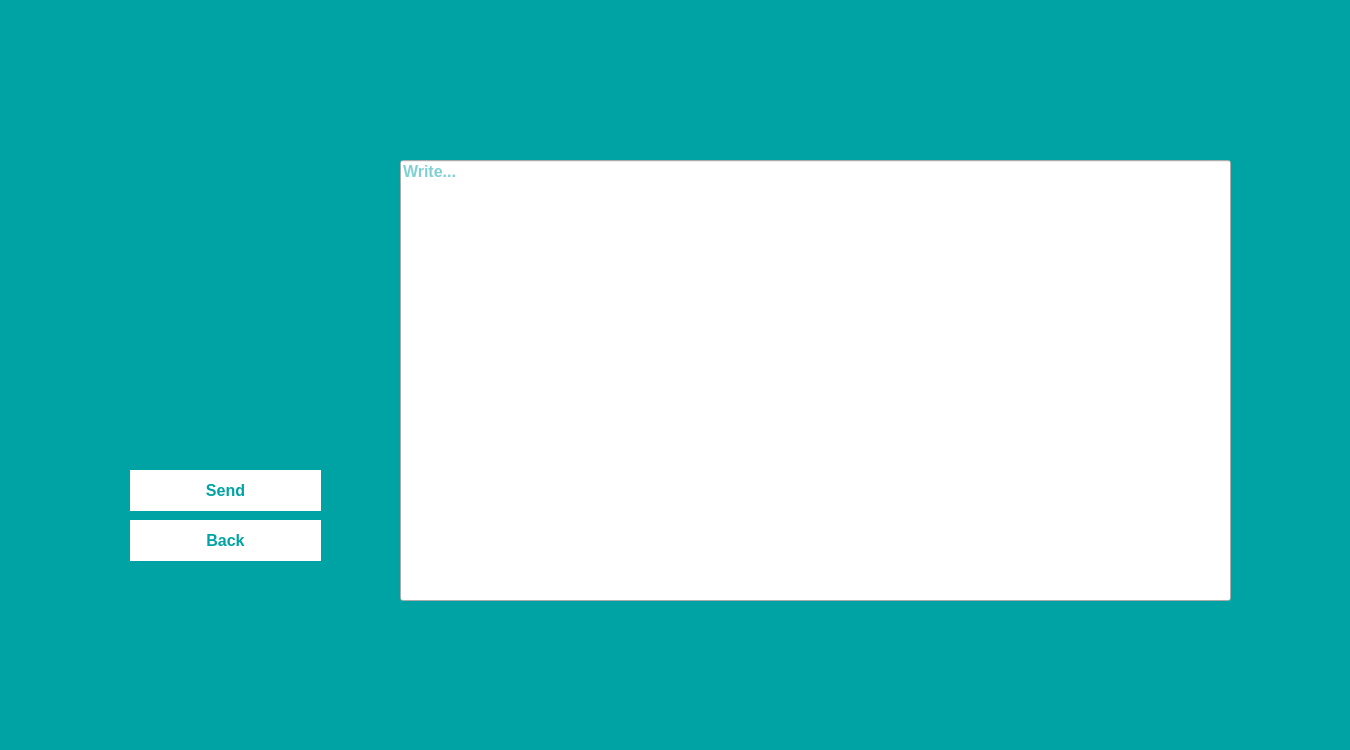
<?xml version="1.0" encoding="UTF-8"?>
<ui version="4.0">
 <class>creatPost</class>
 <widget class="QMainWindow" name="creatPost">
  <property name="geometry">
   <rect>
    <x>0</x>
    <y>0</y>
    <width>1350</width>
    <height>750</height>
   </rect>
  </property>
  <property name="windowTitle">
   <string>MainWindow</string>
  </property>
  <widget class="QWidget" name="centralwidget">
   <widget class="QLabel" name="label">
    <property name="geometry">
     <rect>
      <x>0</x>
      <y>0</y>
      <width>1350</width>
      <height>750</height>
     </rect>
    </property>
    <property name="styleSheet">
     <string notr="true">background-color: rgb(0, 163, 163);</string>
    </property>
    <property name="text">
     <string/>
    </property>
   </widget>
   <widget class="QLineEdit" name="lineEditWritePost">
    <property name="geometry">
     <rect>
      <x>400</x>
      <y>160</y>
      <width>831</width>
      <height>441</height>
     </rect>
    </property>
    <property name="font">
     <font>
      <pointsize>12</pointsize>
      <weight>75</weight>
      <bold>true</bold>
     </font>
    </property>
    <property name="styleSheet">
     <string notr="true">color: rgb(0, 163, 163);</string>
    </property>
    <property name="alignment">
     <set>Qt::AlignLeading|Qt::AlignLeft|Qt::AlignTop</set>
    </property>
    <property name="placeholderText">
     <string>Write...</string>
    </property>
   </widget>
   <widget class="QPushButton" name="pushButtonBack">
    <property name="geometry">
     <rect>
      <x>130</x>
      <y>520</y>
      <width>191</width>
      <height>41</height>
     </rect>
    </property>
    <property name="font">
     <font>
      <pointsize>12</pointsize>
      <weight>75</weight>
      <bold>true</bold>
     </font>
    </property>
    <property name="styleSheet">
     <string notr="true">background-color: rgb(255, 255, 255);
border:2px solid rgb(255, 255, 255);
color: rgb(0, 163, 163);</string>
    </property>
    <property name="text">
     <string>Back</string>
    </property>
   </widget>
   <widget class="QPushButton" name="pushButtonSend">
    <property name="geometry">
     <rect>
      <x>130</x>
      <y>470</y>
      <width>191</width>
      <height>41</height>
     </rect>
    </property>
    <property name="font">
     <font>
      <pointsize>12</pointsize>
      <weight>75</weight>
      <bold>true</bold>
     </font>
    </property>
    <property name="styleSheet">
     <string notr="true">background-color: rgb(255, 255, 255);
border:2px solid rgb(255, 255, 255);
color: rgb(0, 163, 163);</string>
    </property>
    <property name="text">
     <string>Send</string>
    </property>
   </widget>
   <widget class="QLabel" name="label_2">
    <property name="geometry">
     <rect>
      <x>120</x>
      <y>160</y>
      <width>251</width>
      <height>281</height>
     </rect>
    </property>
    <property name="styleSheet">
     <string notr="true">border-image: url(:/creatPost/creatPost.png);</string>
    </property>
    <property name="text">
     <string/>
    </property>
   </widget>
  </widget>
 </widget>
 <resources/>
 <connections/>
</ui>
